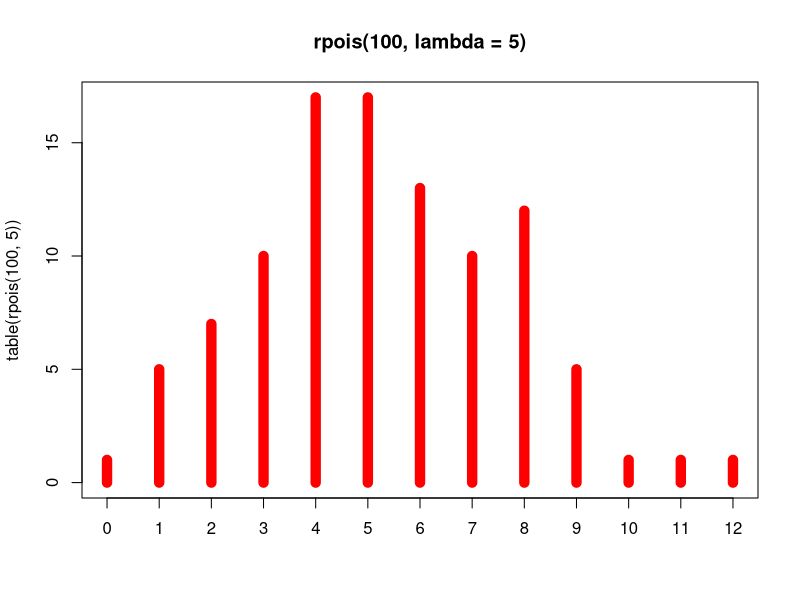

This figure's R source:
require(stats)

png('/home/comrade/Projects/fimm/isbio/breeze/static/dp.png')
plot(table(rpois(100, 5)), type = "h", col = "red", lwd = 10, main = "rpois(100, lambda = 5)")
dev.off()
